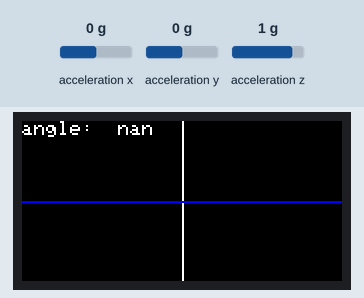
The sketch below on a simulated ESP32. On the bench: 160×80 colour display. Inputs (shaded band) come from the test bench; at power-on: acceleration x 0 g, acceleration y 0 g, acceleration z 1 g.

Above: at 1.5 s.
1.6 s: acceleration x set to -1.4 g
At 2.6 s:
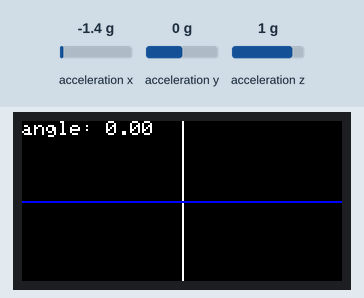
3.1 s: acceleration y set to -0.8 g
At 3.3 s:
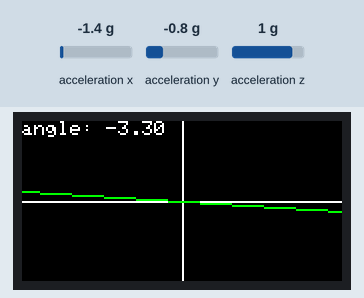
5.5 s: acceleration y set to 1.4 g
At 5.81 s:
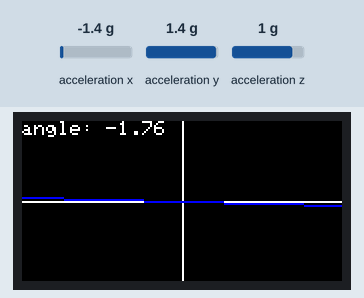
7.1 s: acceleration x set to -0.8 g
At 9.97 s:
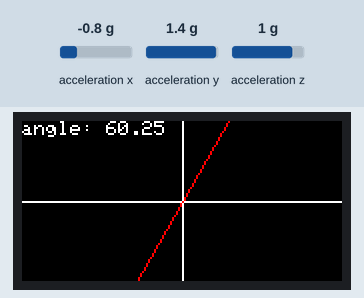
10.1 s: acceleration x set to 0.8 g
At 14.2 s:
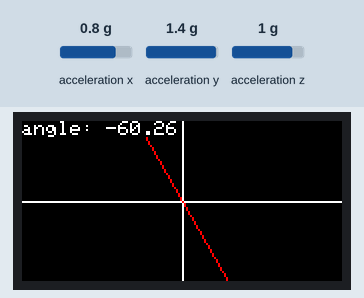
16.1 s: acceleration y set to -1.4 g
At 21.4 s:
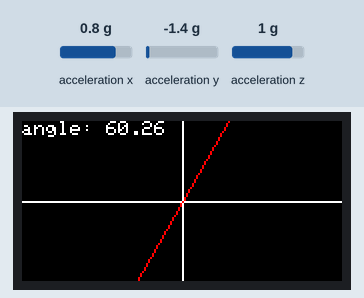
Timing chart, 0 to 22.9 s (numbered marks = the images above; inputs shaded):
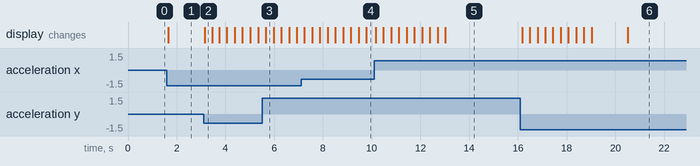

The sketch:

hori.ino
```cpp
#include <M5StickC.h>
#include <math.h>

#define TARGET_ANGLE 1
#define ANGLE_THRESHOLD 3
#define DELAY 20
#define RC_FILTER_COEFFICIENT 0.9

float accx = 0.0F;
float accy = 0.0F;
float accz = 0.0F;

void drawBaseLine() {
  int16_t width = M5.Lcd.width();
  int16_t height = M5.Lcd.height();
  M5.Lcd.drawFastVLine(width / 2, 0, height, WHITE);
  M5.Lcd.drawFastHLine(0, height / 2, width, WHITE);
}

void setup() {
  M5.begin();
  M5.IMU.Init();
  M5.Lcd.begin();
  M5.Lcd.setRotation(3);
  drawBaseLine();
}

int chooseColor(uint angle) {
  if (angle > ANGLE_THRESHOLD) {
    return RED;
  }
  if (angle <= TARGET_ANGLE) {
    return BLUE;
  }
  return GREEN;
}

void drawAngleDiff(float accx, float accy) {
  M5.Lcd.fillScreen(BLACK);
  drawBaseLine();

  int offset = M5.Lcd.height() / 2;
  float radianAngle = atan(accy / accx) * (-1);
  int y = round(M5.Lcd.width() / 2 * tan(radianAngle));
  float angle = radianAngle * 180 / PI;
  int color = chooseColor(abs(angle));

  M5.Lcd.drawLine(0, offset - y * (-1), M5.Lcd.width(), offset - y, color);
  M5.Lcd.setCursor(0, 0);
  M5.Lcd.printf("angle: %4.2f\n", angle);
}

float RCFilter(float coefficient, float* exValue, float value) {
  float filteredValue = coefficient * (*exValue) + (1 - coefficient) * value;
  *exValue = filteredValue;
  return filteredValue;
}

void loop() {
  static float exAccX = 0;
  static float exAccY = 0;

  M5.IMU.getAccelData(&accx, &accy, &accz);
  float filteredAccX = RCFilter(RC_FILTER_COEFFICIENT, &exAccX, accx);
  float filteredAccY = RCFilter(RC_FILTER_COEFFICIENT, &exAccY, accy);
  drawAngleDiff(filteredAccX, filteredAccY);

  delay(DELAY);
}
```

Measured:
- after the input at 1.6 s, the display: changes at once (image 1)
- after the input at 3.1 s, the display: changes after 0.05 s (image 2)
- after the input at 5.5 s, the display: changes after 0.16 s (image 3)
- after the input at 10.1 s, the display: first changes after 0.06 s (image 5 shows a later state)
- after the input at 16.1 s, the display: first changes after 0.07 s (image 6 shows a later state)
